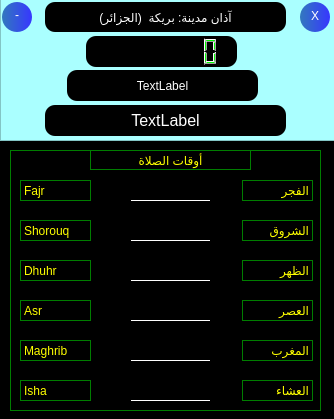
<?xml version="1.0" encoding="UTF-8"?>
<ui version="4.0">
 <class>MainWindow</class>
 <widget class="QMainWindow" name="MainWindow">
  <property name="geometry">
   <rect>
    <x>0</x>
    <y>0</y>
    <width>334</width>
    <height>419</height>
   </rect>
  </property>
  <property name="maximumSize">
   <size>
    <width>415</width>
    <height>16777215</height>
   </size>
  </property>
  <property name="windowTitle">
   <string>MainWindow</string>
  </property>
  <widget class="QWidget" name="centralwidget">
   <widget class="QFrame" name="frame_2">
    <property name="geometry">
     <rect>
      <x>0</x>
      <y>140</y>
      <width>341</width>
      <height>281</height>
     </rect>
    </property>
    <property name="maximumSize">
     <size>
      <width>415</width>
      <height>16777215</height>
     </size>
    </property>
    <property name="styleSheet">
     <string notr="true">background-color: rgb(0, 0, 0);</string>
    </property>
    <property name="frameShape">
     <enum>QFrame::StyledPanel</enum>
    </property>
    <property name="frameShadow">
     <enum>QFrame::Raised</enum>
    </property>
    <widget class="QGroupBox" name="groupBox_4">
     <property name="geometry">
      <rect>
       <x>10</x>
       <y>10</y>
       <width>311</width>
       <height>261</height>
      </rect>
     </property>
     <property name="font">
      <font>
       <family>MS Shell Dlg 2</family>
       <pointsize>12</pointsize>
       <weight>9</weight>
       <italic>false</italic>
       <bold>false</bold>
      </font>
     </property>
     <property name="styleSheet">
      <string notr="true">border:1px solid rgb(0,125,0);
font: 75 12pt &quot;MS Shell Dlg 2&quot;;
color: rgb(255, 255, 0);</string>
     </property>
     <property name="title">
      <string/>
     </property>
     <property name="alignment">
      <set>Qt::AlignCenter</set>
     </property>
     <widget class="QLineEdit" name="fajrtxt">
      <property name="geometry">
       <rect>
        <x>120</x>
        <y>25</y>
        <width>81</width>
        <height>26</height>
       </rect>
      </property>
      <property name="styleSheet">
       <string notr="true">background-color: rgb(0, 0, 0);
color: rgb(255, 255, 255);
border-color: rgb(0, 0, 0);
border-bottom: 1px solid  rgb(255, 255, 255);
</string>
      </property>
      <property name="alignment">
       <set>Qt::AlignCenter</set>
      </property>
      <property name="readOnly">
       <bool>true</bool>
      </property>
      <property name="placeholderText">
       <string/>
      </property>
     </widget>
     <widget class="QLineEdit" name="sunrisetxt">
      <property name="geometry">
       <rect>
        <x>120</x>
        <y>65</y>
        <width>81</width>
        <height>26</height>
       </rect>
      </property>
      <property name="styleSheet">
       <string notr="true">background-color: rgb(0, 0, 0);
color: rgb(255, 255, 255);
border-color: rgb(0, 0, 0);
border-bottom: 1px solid  rgb(255, 255, 255);</string>
      </property>
      <property name="alignment">
       <set>Qt::AlignCenter</set>
      </property>
      <property name="readOnly">
       <bool>true</bool>
      </property>
      <property name="placeholderText">
       <string/>
      </property>
     </widget>
     <widget class="QLineEdit" name="dhuhrtxt">
      <property name="geometry">
       <rect>
        <x>120</x>
        <y>105</y>
        <width>81</width>
        <height>26</height>
       </rect>
      </property>
      <property name="styleSheet">
       <string notr="true">background-color: rgb(0, 0, 0);
color: rgb(255, 255, 255);
border-color: rgb(0, 0, 0);
border-bottom: 1px solid  rgb(255, 255, 255);</string>
      </property>
      <property name="alignment">
       <set>Qt::AlignCenter</set>
      </property>
      <property name="readOnly">
       <bool>true</bool>
      </property>
     </widget>
     <widget class="QLineEdit" name="asrtxt">
      <property name="geometry">
       <rect>
        <x>120</x>
        <y>145</y>
        <width>81</width>
        <height>26</height>
       </rect>
      </property>
      <property name="styleSheet">
       <string notr="true">background-color: rgb(0, 0, 0);
color: rgb(255, 255, 255);
border-color: rgb(0, 0, 0);
border-bottom: 1px solid  rgb(255, 255, 255);</string>
      </property>
      <property name="alignment">
       <set>Qt::AlignCenter</set>
      </property>
      <property name="readOnly">
       <bool>true</bool>
      </property>
      <property name="placeholderText">
       <string/>
      </property>
     </widget>
     <widget class="QLineEdit" name="maghribtxt">
      <property name="geometry">
       <rect>
        <x>120</x>
        <y>185</y>
        <width>81</width>
        <height>26</height>
       </rect>
      </property>
      <property name="styleSheet">
       <string notr="true">background-color: rgb(0, 0, 0);
color: rgb(255, 255, 255);
border-color: rgb(0, 0, 0);
border-bottom: 1px solid  rgb(255, 255, 255);</string>
      </property>
      <property name="alignment">
       <set>Qt::AlignCenter</set>
      </property>
      <property name="readOnly">
       <bool>true</bool>
      </property>
      <property name="placeholderText">
       <string/>
      </property>
     </widget>
     <widget class="QLineEdit" name="ishatxt">
      <property name="geometry">
       <rect>
        <x>120</x>
        <y>225</y>
        <width>81</width>
        <height>26</height>
       </rect>
      </property>
      <property name="styleSheet">
       <string notr="true">background-color: rgb(0, 0, 0);
color: rgb(255, 255, 255);
border-color: rgb(0, 0, 0);
border-bottom: 1px solid  rgb(255, 255, 255);</string>
      </property>
      <property name="alignment">
       <set>Qt::AlignCenter</set>
      </property>
      <property name="readOnly">
       <bool>true</bool>
      </property>
      <property name="placeholderText">
       <string/>
      </property>
     </widget>
     <widget class="QLabel" name="label_2">
      <property name="geometry">
       <rect>
        <x>232</x>
        <y>30</y>
        <width>71</width>
        <height>21</height>
       </rect>
      </property>
      <property name="text">
       <string>الفجر</string>
      </property>
     </widget>
     <widget class="QLabel" name="label_3">
      <property name="geometry">
       <rect>
        <x>232</x>
        <y>70</y>
        <width>71</width>
        <height>21</height>
       </rect>
      </property>
      <property name="text">
       <string>الشروق</string>
      </property>
     </widget>
     <widget class="QLabel" name="label_4">
      <property name="geometry">
       <rect>
        <x>232</x>
        <y>110</y>
        <width>71</width>
        <height>21</height>
       </rect>
      </property>
      <property name="text">
       <string>الظهر</string>
      </property>
     </widget>
     <widget class="QLabel" name="label_5">
      <property name="geometry">
       <rect>
        <x>232</x>
        <y>150</y>
        <width>71</width>
        <height>21</height>
       </rect>
      </property>
      <property name="text">
       <string>العصر</string>
      </property>
     </widget>
     <widget class="QLabel" name="label_6">
      <property name="geometry">
       <rect>
        <x>232</x>
        <y>190</y>
        <width>71</width>
        <height>21</height>
       </rect>
      </property>
      <property name="text">
       <string>المغرب</string>
      </property>
     </widget>
     <widget class="QLabel" name="label_7">
      <property name="geometry">
       <rect>
        <x>232</x>
        <y>230</y>
        <width>71</width>
        <height>21</height>
       </rect>
      </property>
      <property name="text">
       <string>العشاء</string>
      </property>
     </widget>
     <widget class="QLabel" name="label_11">
      <property name="geometry">
       <rect>
        <x>10</x>
        <y>30</y>
        <width>71</width>
        <height>21</height>
       </rect>
      </property>
      <property name="text">
       <string>Fajr</string>
      </property>
     </widget>
     <widget class="QLabel" name="label_12">
      <property name="geometry">
       <rect>
        <x>10</x>
        <y>70</y>
        <width>71</width>
        <height>21</height>
       </rect>
      </property>
      <property name="text">
       <string>Shorouq</string>
      </property>
     </widget>
     <widget class="QLabel" name="label_13">
      <property name="geometry">
       <rect>
        <x>10</x>
        <y>110</y>
        <width>71</width>
        <height>21</height>
       </rect>
      </property>
      <property name="text">
       <string>Dhuhr</string>
      </property>
     </widget>
     <widget class="QLabel" name="label_14">
      <property name="geometry">
       <rect>
        <x>10</x>
        <y>150</y>
        <width>71</width>
        <height>21</height>
       </rect>
      </property>
      <property name="text">
       <string>Asr</string>
      </property>
     </widget>
     <widget class="QLabel" name="label_15">
      <property name="geometry">
       <rect>
        <x>10</x>
        <y>190</y>
        <width>71</width>
        <height>21</height>
       </rect>
      </property>
      <property name="text">
       <string>Maghrib</string>
      </property>
     </widget>
     <widget class="QLabel" name="label_16">
      <property name="geometry">
       <rect>
        <x>10</x>
        <y>230</y>
        <width>71</width>
        <height>21</height>
       </rect>
      </property>
      <property name="text">
       <string>Isha</string>
      </property>
     </widget>
     <widget class="QLabel" name="label">
      <property name="geometry">
       <rect>
        <x>80</x>
        <y>0</y>
        <width>161</width>
        <height>20</height>
       </rect>
      </property>
      <property name="text">
       <string>أوقات الصلاة</string>
      </property>
      <property name="alignment">
       <set>Qt::AlignCenter</set>
      </property>
     </widget>
    </widget>
    <widget class="QTableWidget" name="tabledetails">
     <property name="geometry">
      <rect>
       <x>0</x>
       <y>330</y>
       <width>351</width>
       <height>21</height>
      </rect>
     </property>
     <property name="font">
      <font>
       <family>MS Shell Dlg 2</family>
       <pointsize>7</pointsize>
       <weight>50</weight>
       <italic>false</italic>
       <bold>false</bold>
      </font>
     </property>
     <property name="styleSheet">
      <string notr="true">background-color: rgb(255, 255, 127);
</string>
     </property>
     <attribute name="horizontalHeaderDefaultSectionSize">
      <number>47</number>
     </attribute>
     <column>
      <property name="text">
       <string>اليوم</string>
      </property>
      <property name="font">
       <font>
        <pointsize>7</pointsize>
       </font>
      </property>
     </column>
     <column>
      <property name="text">
       <string>الفجر</string>
      </property>
      <property name="font">
       <font>
        <pointsize>7</pointsize>
       </font>
      </property>
     </column>
     <column>
      <property name="text">
       <string>الشروق</string>
      </property>
      <property name="font">
       <font>
        <pointsize>7</pointsize>
       </font>
      </property>
     </column>
     <column>
      <property name="text">
       <string>الظهر</string>
      </property>
      <property name="font">
       <font>
        <pointsize>7</pointsize>
       </font>
      </property>
     </column>
     <column>
      <property name="text">
       <string>العصر</string>
      </property>
      <property name="font">
       <font>
        <pointsize>7</pointsize>
       </font>
      </property>
     </column>
     <column>
      <property name="text">
       <string>المغرب</string>
      </property>
      <property name="font">
       <font>
        <pointsize>7</pointsize>
       </font>
      </property>
     </column>
     <column>
      <property name="text">
       <string>العشاء</string>
      </property>
      <property name="font">
       <font>
        <pointsize>7</pointsize>
       </font>
      </property>
     </column>
    </widget>
   </widget>
   <widget class="QFrame" name="frame">
    <property name="geometry">
     <rect>
      <x>0</x>
      <y>-10</y>
      <width>351</width>
      <height>151</height>
     </rect>
    </property>
    <property name="styleSheet">
     <string notr="true">background-color: rgb(170, 255, 255);</string>
    </property>
    <property name="frameShape">
     <enum>QFrame::StyledPanel</enum>
    </property>
    <property name="frameShadow">
     <enum>QFrame::Raised</enum>
    </property>
    <widget class="QLabel" name="label_8">
     <property name="geometry">
      <rect>
       <x>67</x>
       <y>80</y>
       <width>191</width>
       <height>31</height>
      </rect>
     </property>
     <property name="styleSheet">
      <string notr="true">color: rgb(255, 255, 255);
background-color: rgb(0, 0, 0);
font: 13pt &quot;MS Shell Dlg 2&quot;;
border-radius:10px;</string>
     </property>
     <property name="text">
      <string>TextLabel</string>
     </property>
     <property name="alignment">
      <set>Qt::AlignCenter</set>
     </property>
    </widget>
    <widget class="QLCDNumber" name="lcdNumber">
     <property name="geometry">
      <rect>
       <x>86</x>
       <y>46</y>
       <width>151</width>
       <height>31</height>
      </rect>
     </property>
     <property name="styleSheet">
      <string notr="true">color: rgb(0, 255, 0);
background-color: rgb(0, 0, 0);
border-radius:10px;</string>
     </property>
     <property name="frameShape">
      <enum>QFrame::NoFrame</enum>
     </property>
     <property name="digitCount">
      <number>8</number>
     </property>
    </widget>
    <widget class="QLabel" name="label_9">
     <property name="geometry">
      <rect>
       <x>45</x>
       <y>115</y>
       <width>241</width>
       <height>31</height>
      </rect>
     </property>
     <property name="font">
      <font>
       <family>MS Shell Dlg 2</family>
       <pointsize>12</pointsize>
       <weight>50</weight>
       <italic>false</italic>
       <bold>false</bold>
      </font>
     </property>
     <property name="styleSheet">
      <string notr="true">background-color: rgb(0, 0, 0);
font: 12pt &quot;MS Shell Dlg 2&quot;;
color: rgb(255, 255, 255);
border-radius:10px;</string>
     </property>
     <property name="text">
      <string>TextLabel</string>
     </property>
     <property name="alignment">
      <set>Qt::AlignCenter</set>
     </property>
    </widget>
    <widget class="QPushButton" name="minimizeButton">
     <property name="geometry">
      <rect>
       <x>2</x>
       <y>12</y>
       <width>30</width>
       <height>30</height>
      </rect>
     </property>
     <property name="sizePolicy">
      <sizepolicy hsizetype="Minimum" vsizetype="Fixed">
       <horstretch>30</horstretch>
       <verstretch>30</verstretch>
      </sizepolicy>
     </property>
     <property name="minimumSize">
      <size>
       <width>30</width>
       <height>30</height>
      </size>
     </property>
     <property name="cursor">
      <cursorShape>PointingHandCursor</cursorShape>
     </property>
     <property name="styleSheet">
      <string notr="true">   QPushButton{   
background-color: qlineargradient(spread:pad, x1:0, y1:0, x2:1, y2:0, stop:0 rgba(50, 120, 190, 255), stop:1 rgba(55, 55, 255, 255));      
        color: white;
        font-family: 'shanti';        
	    font: 75 28pt &quot;MS Shell Dlg 2&quot;;
        border-radius: 15px;
padding-top:-5px;
}
           QPushButton:hover{
            background: '#00ff00';
            color: white;
            font: 75 28pt &quot;MS Shell Dlg 2&quot;;
border-radius: 15px;
        }</string>
     </property>
     <property name="text">
      <string>-</string>
     </property>
     <property name="iconSize">
      <size>
       <width>24</width>
       <height>24</height>
      </size>
     </property>
    </widget>
    <widget class="QPushButton" name="closeButton">
     <property name="geometry">
      <rect>
       <x>300</x>
       <y>12</y>
       <width>30</width>
       <height>30</height>
      </rect>
     </property>
     <property name="minimumSize">
      <size>
       <width>30</width>
       <height>30</height>
      </size>
     </property>
     <property name="maximumSize">
      <size>
       <width>30</width>
       <height>30</height>
      </size>
     </property>
     <property name="cursor">
      <cursorShape>PointingHandCursor</cursorShape>
     </property>
     <property name="styleSheet">
      <string notr="true">

   QPushButton{   
background-color: qlineargradient(spread:pad, x1:0, y1:0, x2:1, y2:0, stop:0 rgba(50, 120, 190, 255), stop:1 rgba(55, 55, 255, 255));    
        color: white;
        font-family: 'shanti';        
	    font: 75 15pt &quot;MS Shell Dlg 2&quot;;
        border-radius: 15px;
padding-top:-2px;
}
           QPushButton:hover{
            background: '#ff4444';
            color: white;
            font: 75 15pt &quot;MS Shell Dlg 2&quot;;
border-radius: 15px;
        }</string>
     </property>
     <property name="text">
      <string>X</string>
     </property>
     <property name="iconSize">
      <size>
       <width>24</width>
       <height>24</height>
      </size>
     </property>
    </widget>
    <widget class="QLabel" name="label_10">
     <property name="geometry">
      <rect>
       <x>45</x>
       <y>12</y>
       <width>241</width>
       <height>30</height>
      </rect>
     </property>
     <property name="styleSheet">
      <string notr="true">font: 75 18pt &quot;Times New Roman&quot;;
color: rgb(255, 255,255);
background-color: rgb(0, 0,0);
border-radius:10px;
</string>
     </property>
     <property name="text">
      <string>آذان مدينة: بريكة  (الجزائر)</string>
     </property>
     <property name="alignment">
      <set>Qt::AlignCenter</set>
     </property>
    </widget>
   </widget>
  </widget>
 </widget>
 <resources/>
 <connections/>
</ui>
